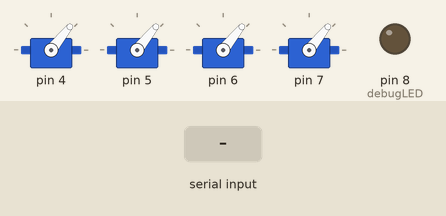
Recording of a sketch running on a simulated Arduino Leonardo, built with avr-gcc and run on an emulated ATmega32U4. On the bench: 4 × servo, output pins drawn as LEDs (lit = HIGH). The test bench sets the inputs (shaded band). What the sketch prints to the serial monitor is not drawn.

Above: at 7.2 s.
7.3 s: "$CONTROL DYNAMICS\n" received over Serial
At 8.2 s:
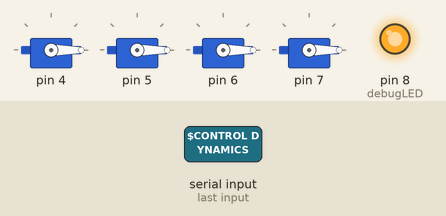
8.8 s: "$CONTROL DYNAMICS\n" received over Serial
At 9.3 s:
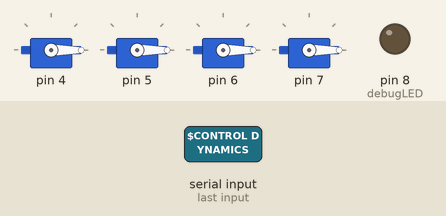
Timing chart, 0 to 11.8 s (numbered marks = the images above; inputs shaded):
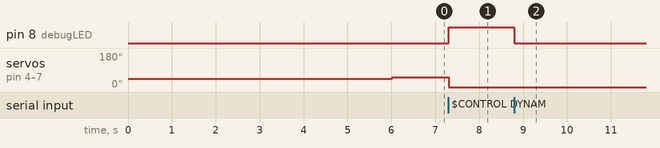

The sketch:

Master_Control.ino
```cpp
#include <stdlib.h>     /* strtof */
#include <Servo.h>

const int debugLED = 8;
volatile boolean stateLED;
String inputBuf, imuBuf, tempBuf;

enum MOTOR_LOCATIONS {FRONT_LEFT, FRONT_RIGHT, REAR_RIGHT, REAR_LEFT};

Servo brushlessMotor[4];

int motorSpeeds[4];

struct Dynamics {
  float yaw;
  float pitch;
  float roll;
  int thrust;
};

Dynamics copterDynamics, inputDynamics;

const float Kp = 0.75;

/*volatile boolean l;
//TC1 ch 0
void TC3_Handler()
{
        TC_GetStatus(TC1, 0);
        digitalWrite(8, l = !l);

}

void startTimer(Tc *tc, uint32_t channel, IRQn_Type irq, uint32_t frequency) {
        pmc_set_writeprotect(false);
        pmc_enable_periph_clk((uint32_t)irq);
        TC_Configure(tc, channel, TC_CMR_WAVE | TC_CMR_WAVSEL_UP_RC | TC_CMR_TCCLKS_TIMER_CLOCK4);
        uint32_t rc = VARIANT_MCK/128/frequency; //128 because we selected TIMER_CLOCK4 above
        TC_SetRA(tc, channel, rc/2); //50% high, 50% low
        TC_SetRC(tc, channel, rc);
        TC_Start(tc, channel);
        tc->TC_CHANNEL[channel].TC_IER=TC_IER_CPCS;
        tc->TC_CHANNEL[channel].TC_IDR=~TC_IER_CPCS;
        NVIC_EnableIRQ(irq);
}*/

float stringToFloat(String str){
  float ret = str.toInt();
  String temp = str.substring(str.indexOf('.') + 1);
  float dec = temp.toInt();
  dec = dec/100.0;
  if(ret >= 0)  ret += dec;
  else  ret -= dec;
  return ret;
}

void arm(){
  for(int i = 0; i < 4; ++i){
    brushlessMotor[i].attach(4+i);
    brushlessMotor[i].writeMicroseconds(1000);
  }
  delay(6000);
}

void setup() {
  // put your setup code here, to run once:
  Serial.begin(115200);
  Serial1.begin(115200);
  pinMode(debugLED, OUTPUT);
  digitalWrite(debugLED, LOW);
  imuBuf = "";

  //Servo serv;
  //serv.attach(8);
  Serial.println("ARMING MOTORS");

  arm();

  for(int speed = 1000; speed <= 1070; ++speed){
    brushlessMotor[FRONT_LEFT].writeMicroseconds(speed);
    brushlessMotor[FRONT_RIGHT].writeMicroseconds(speed);
    brushlessMotor[REAR_RIGHT].writeMicroseconds(speed);
    brushlessMotor[REAR_LEFT].writeMicroseconds(speed);
  }

  motorSpeeds[FRONT_LEFT] = 1070;
  motorSpeeds[FRONT_RIGHT] = 1070;
  motorSpeeds[REAR_RIGHT] = 1070;
  motorSpeeds[REAR_LEFT] = 1070;
  copterDynamics.thrust = 1070;
  inputDynamics.thrust = 1070;


  Serial.println("MOTORS ARMED");
  //startTimer(TC1, 0, TC3_IRQn, 20); //TC1 channel 0, the IRQ for that channel and the desired frequency
}

void loop() {
  char c = 0;

  while(Serial1.available()){
    c = Serial1.read();
    if(c == '#')  imuBuf = "";
    imuBuf += c;
  }
  Serial1.flush();
  if(c == '\n'){
    imuBuf.trim();
    //Serial.println(imuBuf);

    tempBuf = imuBuf.substring(imuBuf.indexOf('=')+1);
    imuBuf = String(tempBuf);
    copterDynamics.yaw = stringToFloat(imuBuf);
    tempBuf = imuBuf.substring(imuBuf.indexOf(',')+1);
    imuBuf = String(tempBuf);
    copterDynamics.pitch = stringToFloat(imuBuf);
    tempBuf = imuBuf.substring(imuBuf.indexOf(',')+1);
    imuBuf = String(tempBuf);
    copterDynamics.roll = stringToFloat(imuBuf);

    /*Serial.print("\t\t");
    Serial.print(copterDynamics.yaw);
    Serial.print("\t");
    Serial.print(copterDynamics.pitch);
    Serial.print("\t");
    Serial.print(copterDynamics.roll);
    Serial.println("");*/

  }

  char d = 0;
  while(Serial.available()){
    d = Serial.read();
    if(d == '$')  inputBuf = "";
    inputBuf += d;
  }
  Serial.flush();
  if(d == '\n'){
    if(inputBuf.startsWith("$CONTROL DYNAMICS")){
      digitalWrite(debugLED, stateLED = !stateLED);
      inputBuf.trim();

      tempBuf = inputBuf.substring(inputBuf.indexOf('=')+1);
      inputBuf = String(tempBuf);
      inputDynamics.yaw = stringToFloat(inputBuf);
      tempBuf = inputBuf.substring(inputBuf.indexOf(',')+1);
      inputBuf = String(tempBuf);
      inputDynamics.pitch = stringToFloat(inputBuf);
      tempBuf = inputBuf.substring(inputBuf.indexOf(',')+1);
      inputBuf = String(tempBuf);
      inputDynamics.roll = stringToFloat(inputBuf);

      tempBuf = inputBuf.substring(inputBuf.indexOf('::')+2);
      inputBuf = tempBuf;
      inputDynamics.thrust = inputBuf.toInt();

      //speed = inputDynamics.throttle * 10;
      //speed = speed + 1000;
      //Serial.println(inputDynamics.thrust);

      // TESTING COMMAND: $CONTROL DYNAMICS #YPRT=12.32,12.33,12.43::1300.00

      //if(inputBuf.indexOf("AUTO") != -1)  copterDynamics.throttle = 0.0;
      /*else{
        tempBuf = inputBuf.substring(inputBuf.indexOf('::')+2);
        inputBuf = tempBuf;
        copterDynamics.throttle = stringToFloat(inputBuf);
      }*/

      /*
      Serial.print("\t\t");
      Serial.print(copterDynamics.yaw);
      Serial.print('\t');
      Serial.print(copterDynamics.pitch);
      Serial.print('\t');
      Serial.print(copterDynamics.roll);
      Serial.print('\t');
      Serial.print(copterDynamics.throttle);
      Serial.print('\t');
      Serial.println("");
      */
      //digitalWrite(debugLED, LOW);
    }
    /*else{
      Serial1.print(inputBuf);
    }*/
//    digitalWrite(debugLED, LOW);
  }
      //int deltaThrust = 0; //inputDynamics.thrust - copterDynamics.thrust;

      int delta;

      delta = (int)(0 - Kp*copterDynamics.pitch - Kp*copterDynamics.roll);
      motorSpeeds[FRONT_LEFT] = inputDynamics.thrust;//+= deltaThrust;
      motorSpeeds[FRONT_LEFT] += delta;
//      Serial.println(motorSpeeds[FRONT_LEFT]);
      brushlessMotor[FRONT_LEFT].writeMicroseconds(motorSpeeds[FRONT_LEFT]);

      delta = (int)(0 - Kp*copterDynamics.pitch + Kp*copterDynamics.roll);
      motorSpeeds[FRONT_RIGHT] = inputDynamics.thrust;//+= deltaThrust;
      motorSpeeds[FRONT_RIGHT] += delta;
      brushlessMotor[FRONT_RIGHT].writeMicroseconds(motorSpeeds[FRONT_RIGHT]);
//      Serial.print(motorSpeeds[FRONT_RIGHT]);

      delta = (int)(0 + Kp*copterDynamics.pitch + Kp*copterDynamics.roll);
      motorSpeeds[REAR_RIGHT] = inputDynamics.thrust;//+= deltaThrust;
      motorSpeeds[REAR_RIGHT] += delta;
      brushlessMotor[REAR_RIGHT].writeMicroseconds(motorSpeeds[REAR_RIGHT]);
  //    Serial.print(motorSpeeds[REAR_RIGHT]);

      delta = (int)(0 + Kp*copterDynamics.pitch - Kp*copterDynamics.roll);
      motorSpeeds[REAR_LEFT] = inputDynamics.thrust;//+= deltaThrust;
      motorSpeeds[REAR_LEFT] += delta;
      brushlessMotor[REAR_LEFT].writeMicroseconds(motorSpeeds[REAR_LEFT]);
/*    //  Serial.print(motorSpeeds[REAR_LEFT]);

      //Serial.println("");
      copterDynamics.thrust = inputDynamics.thrust;

      //String debugStr = String(motorSpeeds[FRONT_LEFT]) + "\t" + String(motorSpeeds[FRONT_RIGHT]) + "\t" + String(motorSpeeds[REAR_RIGHT]) + "\t" + String(motorSpeeds[REAR_LEFT]);

      //brushlessMotor[FRONT_LEFT].writeMicroseconds(motorSpeeds[FRONT_LEFT]);
//      brushlessMotor[FRONT_RIGHT].writeMicroseconds(motorSpeeds[FRONT_RIGHT]);
      /*brushlessMotor[REAR_RIGHT].writeMicroseconds(motorSpeeds[REAR_RIGHT]);
      brushlessMotor[REAR_LEFT].writeMicroseconds(motorSpeeds[REAR_LEFT]);
   */
//    Serial.println("Hello");
  //delay(20);
}
```

Measured:
- after the input at 7.3 s, pin 8 (debugLED): LOW → HIGH at once; servo on pin 4–7: 51° → 0° at once
- after the input at 8.8 s, pin 8 (debugLED): HIGH → LOW at once
